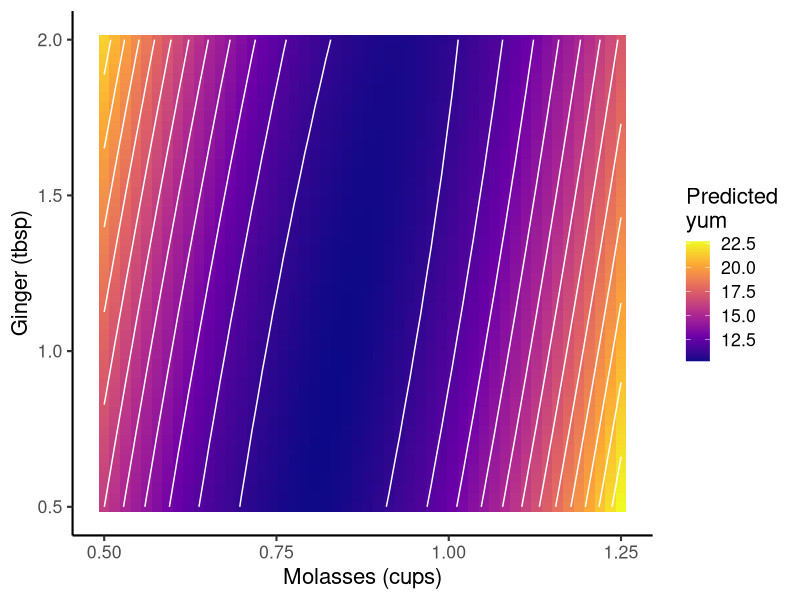

The R script that drew this image:
# slides_workshop_11_rsm.R
# Regenerates the three RSM exercises on the Workshop 10 deck (slides 28):
#   Exercise 1: predicted yum from the interaction model at the 16 tested recipes
#   Exercise 2: predicted yum, with a 95% confidence interval, at a new recipe
#   Exercise 3: the response surface of the second-order model (tile + contour)
# Run from the repo root:  source("functions/slides_workshop_11_rsm.R")
# Data: workshops/gingerbread_test1.csv
library(dplyr)
library(readr)
library(tidyr)
library(ggplot2)

cookies = read_csv("workshops/gingerbread_test1.csv", show_col_types = FALSE)

# Exercise 1 -- interaction model, predicted at every tested recipe
m2 = cookies %>% lm(formula = yum ~ molasses * ginger)

grid = expand_grid(
  molasses = c(0.5, 0.75, 1, 1.25),
  ginger = c(0.5, 1, 1.5, 2)
) %>%
  mutate(yhat = predict(m2, newdata = tibble(molasses, ginger)))

grid %>% print(n = 16)
grid %>% filter(yhat == max(yhat)) %>% print()
write_csv(grid, "workshops/slides_workshop_11_rsm_grid.csv")

# Exercise 2 -- second-order model, a new recipe that was never tested
m3 = cookies %>% lm(formula = yum ~ molasses * ginger +
                      I(molasses^2) + I(ginger^2))

ci = tibble(molasses = 1.1, ginger = 1.3) %>%
  mutate(predict(m3, newdata = ., se.fit = TRUE,
                 interval = "confidence", level = 0.95) %>%
           with(fit) %>%
           as_tibble())
print(ci)
write_csv(ci, "workshops/slides_workshop_11_rsm_ci.csv")

# Exercise 3 -- the response surface: tile + contour
g3 = expand_grid(molasses = seq(0.5, 1.25, length.out = 50),
                 ginger   = seq(0.5, 2,    length.out = 50)) %>%
  mutate(yhat = predict(m3, newdata = tibble(molasses, ginger))) %>%
  ggplot() +
  geom_tile(mapping = aes(x = molasses, y = ginger, fill = yhat)) +
  geom_contour(mapping = aes(x = molasses, y = ginger, z = yhat),
               color = "white", binwidth = 1) +
  scale_fill_viridis_c(option = "plasma") +
  labs(x = "Molasses (cups)", y = "Ginger (tbsp)", fill = "Predicted\nyum") +
  theme_classic(base_size = 16)

# Where is the surface highest and lowest?
surface = g3$data
surface %>% filter(yhat == max(yhat)) %>% print()
surface %>% filter(yhat == min(yhat)) %>% print()

ggsave("docs-v3/images/slides/workshop-11/ex3_heatmap.png", g3,
       width = 8, height = 5, dpi = 150, bg = "white")
